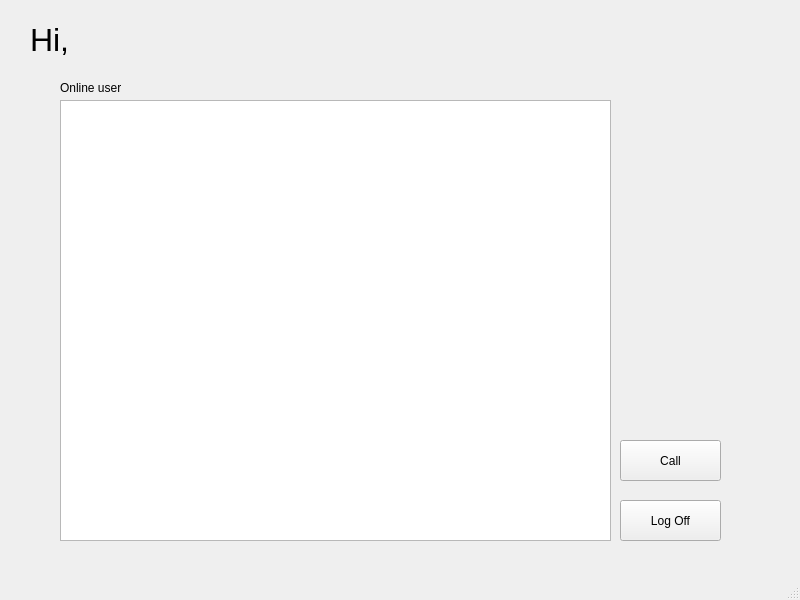
<?xml version="1.0" encoding="UTF-8"?>
<ui version="4.0">
    <class>MainWindow</class>
    <widget class="QMainWindow" name="MainWindow">
        <property name="geometry">
            <rect>
                <x>0</x>
                <y>0</y>
                <width>800</width>
                <height>600</height>
            </rect>
        </property>
        <property name="windowTitle">
            <string>MainWindow</string>
        </property>
        <widget class="QWidget" name="centralwidget">
            <widget class="QPushButton" name="callUserButton">
                <property name="geometry">
                    <rect>
                        <x>620</x>
                        <y>440</y>
                        <width>101</width>
                        <height>41</height>
                    </rect>
                </property>
                <property name="text">
                    <string>Call</string>
                </property>
            </widget>
            <widget class="QPushButton" name="logOffButton">
                <property name="geometry">
                    <rect>
                        <x>620</x>
                        <y>500</y>
                        <width>101</width>
                        <height>41</height>
                    </rect>
                </property>
                <property name="text">
                    <string>Log Off</string>
                </property>
            </widget>
            <widget class="QTextBrowser" name="userList">
                <property name="geometry">
                    <rect>
                        <x>60</x>
                        <y>100</y>
                        <width>551</width>
                        <height>441</height>
                    </rect>
                </property>
            </widget>
            <widget class="QLabel" name="userListLabel">
                <property name="geometry">
                    <rect>
                        <x>60</x>
                        <y>80</y>
                        <width>61</width>
                        <height>16</height>
                    </rect>
                </property>
                <property name="text">
                    <string>Online users</string>
                </property>
            </widget>
            <widget class="QLabel" name="greetingLabel">
                <property name="geometry">
                    <rect>
                        <x>30</x>
                        <y>10</y>
                        <width>181</width>
                        <height>61</height>
                    </rect>
                </property>
                <property name="text">
                    <string>&lt;html&gt;&lt;head/&gt;&lt;body&gt;&lt;p&gt;&lt;span style=&quot; font-size:24pt;&quot;&gt;Hi,
                        &lt;/span&gt;&lt;/p&gt;&lt;/body&gt;&lt;/html&gt;
                    </string>
                </property>
            </widget>
        </widget>
        <widget class="QMenuBar" name="menubar">
            <property name="geometry">
                <rect>
                    <x>0</x>
                    <y>0</y>
                    <width>800</width>
                    <height>21</height>
                </rect>
            </property>
        </widget>
        <widget class="QStatusBar" name="statusbar"/>
    </widget>
    <resources/>
    <connections/>
</ui>
